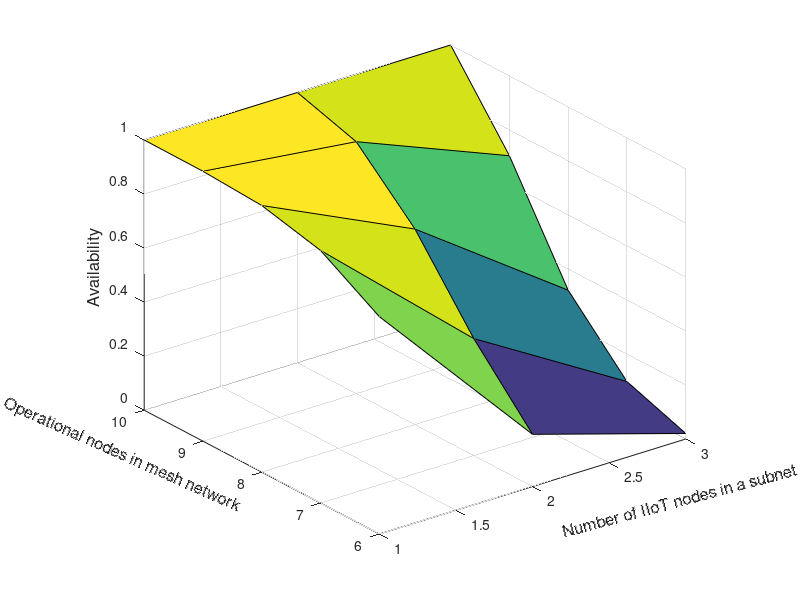

Write the MATLAB code that produced this figure.

A = 0.5139
n = 10; 
X_m_range = 1:3; 
x_range = 6:1:10; 


A_mesh = zeros(length(x_range), length(X_m_range));


for i = 1:length(x_range)
    for j = 1:length(X_m_range)
        x = x_range(i);
        X_m = X_m_range(j);  
        A_m = 1 - (1 - A) ^ X_m;
        temp_sum = 0;
        for k = 0:x
            temp_sum = temp_sum + nchoosek(n, k) * A_m ^ k * (1 - A_m) ^ (n - k);
        end
        A_mesh(i, j) = temp_sum;
    end
end


[X, Y] = meshgrid(X_m_range, x_range);
figure
surf(X, Y, A_mesh);
xlabel('Number of IIoT nodes in a subnet','Rotation',15,'Position',[-0.5 -1 1.1],'FontSize',12)
ylabel('Operational nodes in mesh network','Rotation',-24,'Position',[0.5,7,0.1],'FontSize',12)
zlabel('Availability','FontSize',12)
